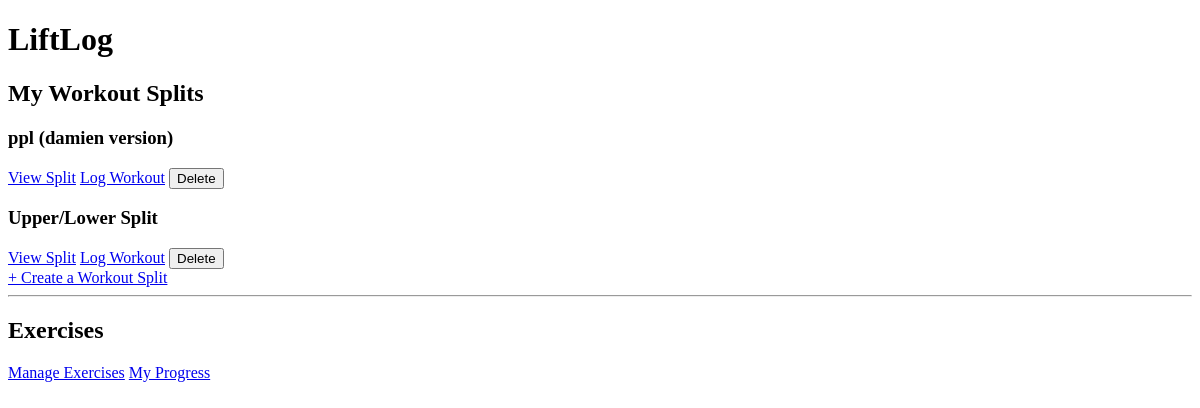
Before: / with the older database file.
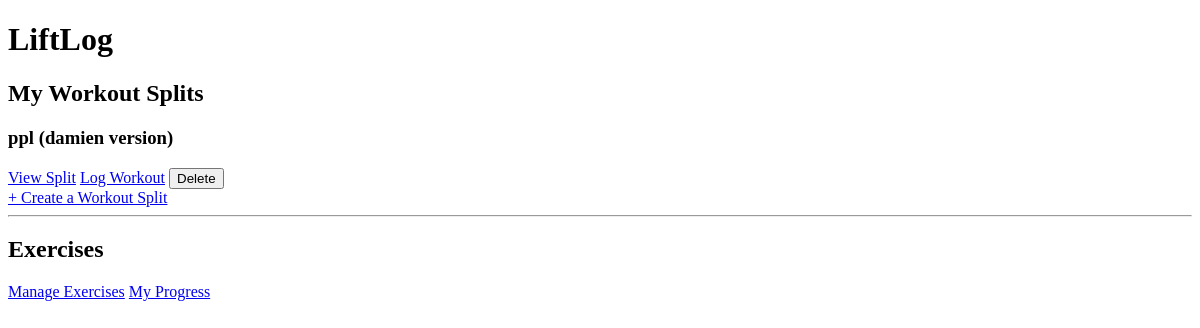
After: the same page with the newer database file.
### tables this page shows
CREATE TABLE workout_splits (
            id INTEGER PRIMARY KEY AUTOINCREMENT,
            name TEXT NOT NULL
        );

### app.py (the view)
@app.route("/")
def home():
    conn = get_db()
    cursor = conn.cursor()
    cursor.execute("SELECT * FROM workout_splits ORDER BY id")
    splits = cursor.fetchall()
    conn.close()
    return render_template("index.html", splits=splits)

### app.py (called while the page is built)
def get_db():
    conn = sqlite3.connect(DB_PATH)
    conn.row_factory = sqlite3.Row
    return conn

### templates/index.html (shortened to what this page needs)
<!DOCTYPE html>
<html lang="en">
<head>
</head>
<body>
    <h1>LiftLog</h1>
    <h2>My Workout Splits</h2>
    {% if splits %}
        {% for split in splits %}
            <div>
                <h3>{{ split.name }}</h3>
                <a href="/split/{{ split.id }}">View Split</a>
                <a href="/log/{{ split.id }}">Log Workout</a>
                <form action="/split/{{ split.id }}/delete" method="POST" style="display:inline;">
                    <button type="submit" onclick="return confirm('Delete {{ split.name }}?')">Delete</button>
                </form>
            </div>
        {% endfor %}
    {% else %}
        <p>You have no workout splits yet.</p>
    {% endif %}
    <a href="/create-split">+ Create a Workout Split</a>
    <hr>
    <h2>Exercises</h2>
    <a href="/exercises">Manage Exercises</a>
    <a href="/progress">My Progress</a>
</body>
</html>

Changed rows visible on the page:
removed workout_splits: name "Upper/Lower Split"
